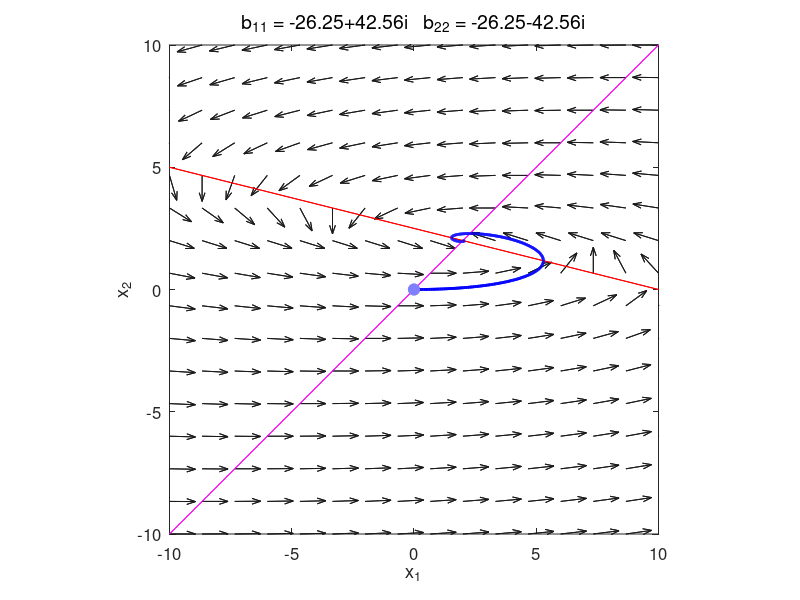
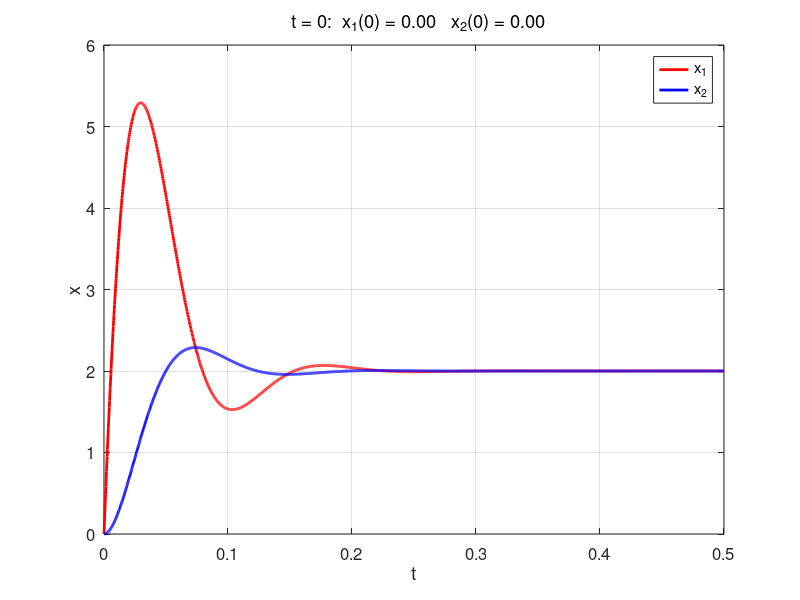

These figures' MATLAB source, in order:
% chaos10.m

% Dynamics of Linear and Nonlinear Systems
% PHASE PLANE ANALYSIS: LInear Systems

% Ian Cooper
% email: ian.cooper@sydney.edu.au
% School of Physics, University of Sydney
% 180813 / Matlab version R2018a

% DOING PHYSICS WITH MATLAB 
%    http://www.physics.usyd.edu.au/teach_res/mp/mphome.htm
% Reference page for documentation and notes
%    http://www.physics.usyd.edu.au/teach_res/mp/doc/chaos10.pdf

clear 
close all  % comment/uncomment to hold on plot for extra initial conditions
clc


% INPUTS [default values] ===========================================

% D.E. coefficients  K matrix  [2 1 0; 2 -1 0]
  k11 = -40; k12 = -160; k13 = 400;
  k21 = 12.5; k22 = -12.5; k23 = 0;

% Initial conditions t = 0 : range for x1(1)  [-10:10]
   x1I = 0;
   
% Initial conditions: t = 0  x2(1) values  [9]
   x2I = 0;  

% Time domain: time interval tMax [15] / number of time steps nT [2000]
   tMax = 0.5;
   nT = 2000;

% Phase space setup: dimensions [-10 to + 10] / number of vectors nX*nX [16] 
   L = 10;
   x1Min = -L; 
   x1Max = L;
   x2Min = -L; 
   x2Max = L;
   nX = 16;      

     
% CALCULATIONS =====================================================

% K matrix
   K = [k11 k12;k21 k22];
 
% Equilibrium (critical) point 
   xC = K\[-k13;-k23];
    
% (x,y) coordinates for a set of Initial Conditions
   LenXI = length(x1I);
   x1I(LenXI+1:2*LenXI) = x1I;
   x2I = x2I.*ones(1,LenXI);
   x2I(LenXI+1:2*LenXI) = -x2I;

% Eigenfunctions a and eigenvalues b
   [a, b] = eig(K);
   

% COMMAND WINDOW OUTPUT  ==============================================
  disp('D.E. coefficients k11 k12 k13 / k21 k23 k23')
  fprintf('   %2.2f   %2.2f   %2.2f ',k11,k12,k13);
  disp('  ')
  fprintf('   %2.2f   %2.2f   %2.2f ',k21,k22,k23);
  disp('  ')
  disp('  ')
  disp('Eigenvalues b = ')
  disp(b)
  disp('Eigenfunction a = ')
  disp(a)
  
  
% SOLUTIONS D.E.  =====================================================  
figure(1)   % phase space portrait
   FS = 12;
   pos = [0.02 0.05 0.25 0.35];
   set(gcf,'Units','normalized');
   set(gcf,'Position',pos);
   set(gcf,'color','w');
   
for c = 1:2*LenXI 
% Initial conditions    
   xI = [x1I(c);x2I(c)];

% C coefficients
   C = a\(xI-xC);

% c coefficients
   cc = zeros(2,2);
   cc(:,1) = a(:,1)*C(1);
   cc(:,2) = a(:,2)*C(2);

% Time domain 
   t = linspace(0,tMax,nT);
  
% Phase space state variables: Solutions  
   x1 = cc(1,1).*exp(b(1,1)*t) + cc(1,2).*exp(b(2,2)*t);
   x2 = cc(2,1).*exp(b(1,1)*t) + cc(2,2).*exp(b(2,2)*t);

% Translations  
   x1 = x1 + xC(1);
   x2 = x2 + xC(2);
  
% Phase plane grid and unit vectors
   x = linspace(x1Min,x1Max,nX);
   y = linspace(x2Min,x2Max,nX);
   [xx, yy] = meshgrid(x,y);
   f = K(1,1).*xx + K(1,2).*yy + k13;
   g = K(2,1).*xx + K(2,2).*yy + k23;
  
   fs = f./sqrt(f.^2 + g.^2);    % unit vectors
   gs = g./sqrt(f.^2  +g.^2);
  
% x1 and x2 nullclines: slopes m 
   mx = -(K(1,1))/K(1,2);
   my = -(K(2,1))/K(2,2);
   xN = mx .* x - k13/k12;
   yN = my .* x - k23/k22;
   


   
% GRAPHICS ============================================================   

% VECTOR FIELD
   hq = quiver(xx,yy,fs,gs);
   xlim([x1Min x1Max])
   ylim([x2Min x2Max])
   
   set(hq,'color',[0.1 0.1 0.1],'AutoScaleFactor',0.6);
   set(gca,'fontsize',FS)
   
   hold on
   
% NULLCLINES
   xP = x; yP = xN;
   if K(1,2) == 0
     xP = [xC(1) xC(1)];  yP = [x2Min x2Max]; 
   end    
   plot(xP,yP,'r');
   
   xP = x; yP = yN;
   if K(2,2) == 0
     xP = [xC(1) xC(1)];  yP = [x2Min x2Max]; 
   end    
   plot(xP,yP,'m');
   
% TRAJECTORY   
   plot(real(x1),real(x2),'b','linewidth',2);
   
% INITIAL CONDITIONS   
   Hplot = plot(real(x1(1)),real(x2(1)),'o');
   set(Hplot,'markersize',8,'markerFaceColor',[0.5 0.5 1],'markerEdgeColor',[0.5 0.5 1])
   
% Graph setup   
   axis square
   xlabel('x_1')
   ylabel('x_2')
   box on
   tm1 = 'b_{11} = ';
   tm2 = num2str(b(1,1),'%3.2f ');
   tm3 = '   b_{22} = ';
   tm4 = num2str(b(2,2),'%3.2f');
   tm = [tm1 tm2 tm3 tm4];
   ht = title(tm,'fontweight','normal');
   set(ht,'Fontsize',14);
end

figure(2)  % state variables as functions of time
   FS = 12;
   pos = [0.32 0.05 0.25 0.35];
   set(gcf,'Units','normalized');
   set(gcf,'Position',pos);
   set(gcf,'color','w');
   
   xP = t; yP = real(x1);
   plot(xP,yP,'r','linewidth',2);
   hold on
   yP = real(x2);
   plot(xP,yP,'b','linewidth',2)
   grid on
   legend('x_1','x_2');
   xlabel('t'); ylabel('x');
   tm1 = '  t = 0:  x_1(0) = ';
   tm2 = num2str(real(x1(1)),'%3.2f ');
   tm3 = '   x_2(0) = ';
   tm4 = num2str(real(x2(1)),'%3.2f');
   tm = [tm1 tm2 tm3 tm4];
   title(tm,'fontweight','normal')
   set(gca,'fontsize',FS)
   
   
   
